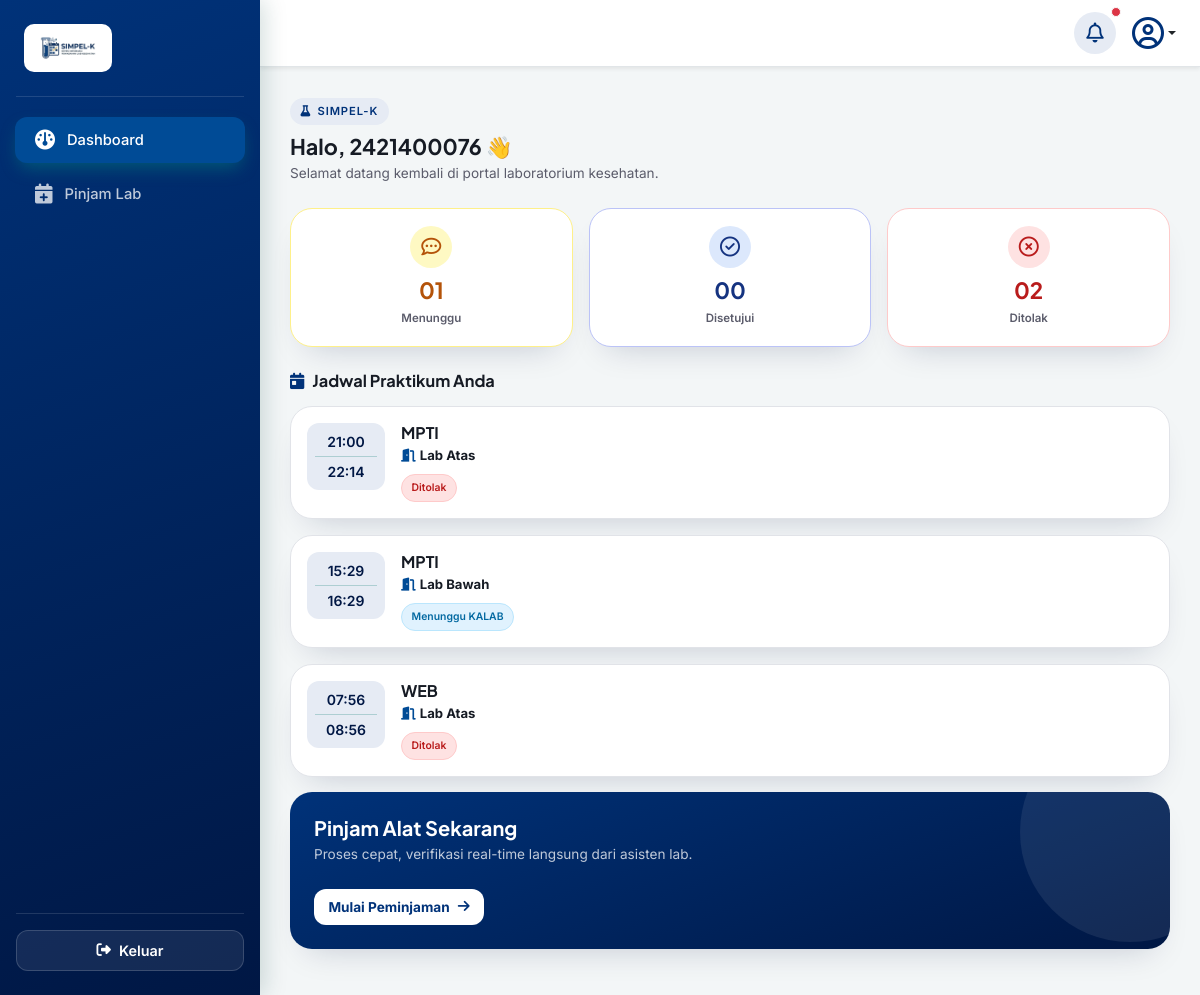
Page /mahasiswa/dashboard/ (signed in) on the earlier database version.
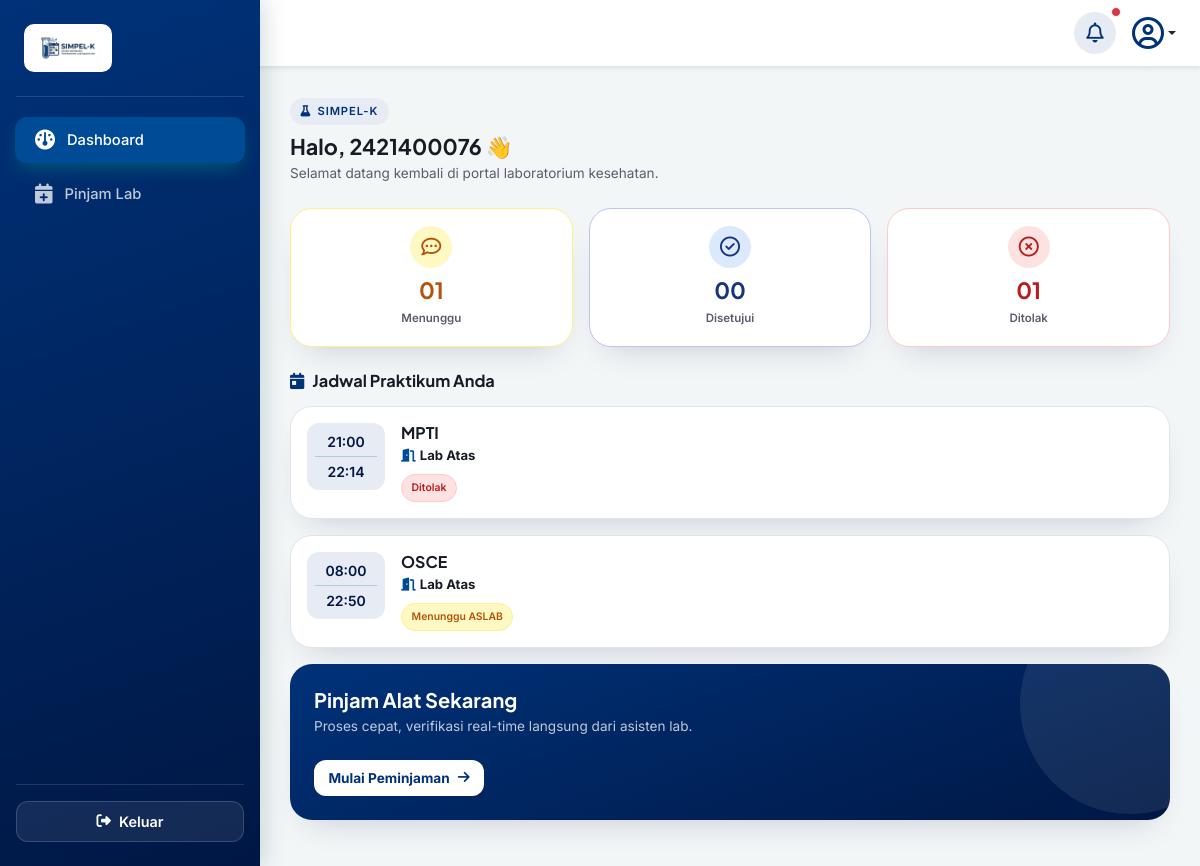
Same page on the later database version.
### core_auth/models.py (models this page shows, shortened)
class User(AbstractUser):
    ROLE_CHOICES = [
        ('mahasiswa', 'Mahasiswa/PJMK'),
        ('aslab', 'Asisten Laboratorium'),
        ('kaleb', 'Kepala Laboratorium'),
    ]
    role = models.CharField(max_length=20, choices=ROLE_CHOICES, default='mahasiswa')
    nim = models.CharField(max_length=20, blank=True, null=True, unique=True)
    prodi = models.CharField(max_length=50, blank=True, null=True)
    no_hp = models.CharField(max_length=15, blank=True, null=True)

class Peminjaman(models.Model):
    STATUS_CHOICES = [
        ('pending', 'Menunggu Validasi ASLAB'),
        ('verified', 'Menunggu Persetujuan KALAB'),
        ('disetujui', 'Disetujui / Jadwal Dikunci'),
        ('ditolak', 'Ditolak'),
        ('selesai', 'Selesai / Sudah Dikembalikan'),
    ]
    mahasiswa = models.ForeignKey(settings.AUTH_USER_MODEL, on_delete=models.CASCADE, related_name='peminjaman_mahasiswa')
    ruang_lab = models.ForeignKey(RuangLab, on_delete=models.CASCADE)
    alat_bahan = models.ForeignKey(AlatBahan, on_delete=models.PROTECT)
    keperluan = models.TextField()
    nama_dosen = models.CharField(max_length=100)
    mata_kuliah = models.CharField(max_length=100)
    tanggal_pinjam = models.DateField()
    wkt_mulai = models.TimeField()
    wkt_akhir = models.TimeField()
    status = models.CharField(max_length=20, choices=STATUS_CHOICES, default='pending')
    di_validasi_oleh = models.ForeignKey(
        settings.AUTH_USER_MODEL,
        on_delete=models.SET_NULL,
        blank=True,
        null=True,
        related_name='aslab_verifikator'
    )
    tgl_pengajuan = models.DateTimeField(auto_now_add=True)
    catatan_tolak = models.TextField(blank=True, null=True)

class RuangLab(models.Model):
    nama_ruang = models.CharField(max_length=100)
    kapasitas = models.IntegerField()
    deskripsi = models.TextField(blank=True, null=True)

### mahasiswa/views.py (the view)
# urls.py: path('dashboard/', views.dashboard_view, name='dashboard'),
@login_required(login_url='core_auth:login')
def dashboard_view(request):
    redirect_target = cekk_role_mahasiswa(request.user)
    if redirect_target:
        return redirect(redirect_target)
    jadwal_mahasiswa = Peminjaman.objects.filter(mahasiswa=request.user).order_by('-tanggal_pinjam')
    total_menunggu = Peminjaman.objects.filter(mahasiswa=request.user, status__in=['pending', 'verified']).count()
    total_disetujui = Peminjaman.objects.filter(mahasiswa=request.user, status='disetujui').count()
    total_ditolak = Peminjaman.objects.filter(mahasiswa=request.user, status='ditolak').count()
    context = {
        'jadwal_mahasiswa': jadwal_mahasiswa,
        'total_menunggu': total_menunggu,
        'total_disetujui': total_disetujui,
        'total_ditolak': total_ditolak,
    }
    return render(request, 'mahasiswa/dashboard.html', context)

### mahasiswa/views.py (called while the page is built)
def cekk_role_mahasiswa(user):
    username_lower = user.username.lower()
    if 'aslab' in username_lower or user.groups.filter(name__iexact='ASLAB').exists() or getattr(user, 'role', '').upper() == 'ASLAB':
        return 'aslab:dashboard'
    if 'kalab' in username_lower or user.groups.filter(name__iexact='KALAB').exists() or getattr(user, 'role', '').upper() == 'KALAB':
        return 'kalab:dashboard'
    return None

### mahasiswa/templates/mahasiswa/dashboard.html (shortened to what this page needs)
{% extends 'base/base_mahasiswa.html' %}
{% load static %}
{% block content %}
<div class="dashboard-mhs">
    <div class="mb-4">
        <span class="welcome-eyebrow"><i class="fa-solid fa-flask"></i> Simpel-K</span>
        <h3 class="welcome-title">Halo, {{ request.user.first_name|default:request.user.username }} 👋</h3>
        <p class="welcome-subtitle mb-0">Selamat datang kembali di portal laboratorium kesehatan.</p>
    </div>
    <div class="row g-3 mb-4 text-center">
        <div class="col-4">
            <div class="stat-card stat-card--pending">
                <div class="stat-icon">
                    <i class="fa-regular fa-comment-dots fs-5"></i>
                </div>
                <h3 class="stat-number">{{ total_menunggu|stringformat:"02d" }}</h3>
                <span class="stat-label">Menunggu</span>
            </div>
        </div>
        <div class="col-4">
            <div class="stat-card stat-card--approved">
                <div class="stat-icon">
                    <i class="fa-regular fa-circle-check fs-5"></i>
                </div>
                <h3 class="stat-number">{{ total_disetujui|stringformat:"02d" }}</h3>
                <span class="stat-label">Disetujui</span>
            </div>
        </div>
        <div class="col-4">
            <div class="stat-card stat-card--rejected">
                <div class="stat-icon">
                    <i class="fa-regular fa-circle-xmark fs-5"></i>
                </div>
                <h3 class="stat-number">{{ total_ditolak|stringformat:"02d" }}</h3>
                <span class="stat-label">Ditolak</span>
            </div>
        </div>
    </div>
    <div class="d-flex justify-content-between align-items-center mb-3">
        <h5 class="section-heading mb-0"><i class="fa-solid fa-calendar-day me-2"></i>Jadwal Praktikum Anda</h5>
    </div>
    {% for jadwal in jadwal_mahasiswa %}
    <div class="jadwal-card">
        <div class="d-flex align-items-start gap-3">
            <div class="jam-widget">
                <div class="fw-semibold small">{{ jadwal.wkt_mulai|time:"H:i" }}</div>
                <div class="divider-line"></div>
                <div class="fw-semibold small">{{ jadwal.wkt_akhir|time:"H:i" }}</div>
            </div>
            <div class="flex-grow-1">
                <h6 class="mk-title">{{ jadwal.mata_kuliah }}</h6>
                <p class="ruang-info mb-2 d-flex align-items-center gap-1">
                    <i class="fa-solid fa-door-open"></i>
                    <strong>{{ jadwal.ruang_lab.nama_ruang }}</strong>
                </p>
                <div class="d-flex gap-2 flex-wrap align-items-center">
                    {% if jadwal.status == 'pending' %}
                    <span class="badge-status badge-status--wait-aslab">Menunggu ASLAB</span>
                    {% elif jadwal.status == 'verified' %}
                    <span class="badge-status badge-status--wait-kalab">Menunggu KALAB</span>
                    {% elif jadwal.status == 'disetujui' %}
                    <span class="badge-status badge-status--approved">Disetujui</span>
                    {% elif jadwal.status == 'pengembalian_diajukan' %}
                    <span class="badge-status badge-status--return">Proses Pengembalian</span>
                    {% elif jadwal.status == 'ditolak' %}
                    <span class="badge-status badge-status--rejected">Ditolak</span>
                    {% elif jadwal.status == 'selesai' %}
                    <span class="badge-status badge-status--done">Selesai</span>
                    {% endif %}
                </div>
            </div>
        </div>
    </div>
    {% empty %}
    <div class="empty-jadwal mb-4">
        <i class="fa-solid fa-calendar-xmark fs-2 mb-2"></i>
        <p class="small mb-0">Belum ada pengajuan jadwal praktikum di Lab Atas maupun Lab Bawah.</p>
    </div>
    {% endfor %}
    <div class="cta-banner mb-3">
        <div class="position-relative z-1">
            <h5 class="fw-bold mb-1">Pinjam Alat Sekarang</h5>
            <p class="cta-desc mb-4">Proses cepat, verifikasi real-time langsung dari asisten lab.</p>
            <a href="{% url 'mahasiswa:pinjam_lab' %}" class="btn-cta">
                Mulai Peminjaman <i class="fa-solid fa-arrow-right"></i>
            </a>
        </div>
    </div>
</div>
{% endblock %}

### templates/base/base_mahasiswa.html (shortened to what this page needs)
{% load static %}
<!DOCTYPE html>
<html lang="id">
<head>
    <link href="https://cdn.jsdelivr.net/npm/bootstrap@5.3.2/dist/css/bootstrap.min.css" rel="stylesheet">
    <link rel="stylesheet" href="https://cdnjs.cloudflare.com/ajax/libs/font-awesome/6.4.2/css/all.min.css">
</head>
<body>
    <div class="sidebar d-flex flex-column justify-content-between py-4" id="sidebarMenu">
        <div>
            <div class="px-4 mb-4 text-white d-flex align-items-center justify-content-between">
                <div class="d-flex align-items-center gap-2">
                    <img src="{% static 'images/logo.png' %}" alt="Logo TATA LAB" style="height: 48px; width: auto; object-fit: contain; border-radius: 10px;">
                </div>
            </div>
            <hr class="text-white-50 mx-3">
            <ul class="nav nav-pills flex-column mb-auto">
                <li class="nav-item">
                    <a href="{% url 'mahasiswa:dashboard' %}"
                        class="nav-link {% if request.resolver_match.view_name == 'mahasiswa:dashboard' %}active{% endif %}">
                        <i class="fa-solid fa-gauge fs-5"></i> Dashboard
                    </a>
                </li>
                <li class="nav-item">
                    <a href="{% url 'mahasiswa:pinjam_lab' %}"
                        class="nav-link {% if request.resolver_match.view_name == 'mahasiswa:pinjam_lab' %}active{% endif %}">
                        <i class="fa-solid fa-calendar-plus fs-5"></i> Pinjam Lab
                    </a>
                </li>
            </ul>
        </div>
        <div class="px-3">
            <hr class="text-white-50 mb-3">
            <a href="/auth/logout/" class="btn-logout">
                <i class="fa-solid fa-right-from-bracket"></i> Keluar
            </a>
        </div>
    </div>
    <div class="main-content">
        <div class="top-header-bar d-flex align-items-center justify-content-between shadow-sm">
            <div class="d-flex align-items-center gap-3">
                <button class="btn btn-icon rounded-circle p-2 position-relative" type="button">
                    <i class="fa-regular fa-bell fs-5"></i>
                    <span class="position-absolute top-0 start-100 translate-middle p-1 bg-danger border border-light rounded-circle"></span>
                </button>
                <div class="dropdown">
                    <a href="#" class="d-flex align-items-center text-dark text-decoration-none dropdown-toggle" id="dropdownUser" data-bs-toggle="dropdown" aria-expanded="false">
                        <i class="fa-regular fa-circle-user fs-2"></i>
                    </a>
                </div>
            </div>
        </div>
        {% block content %}
        {% endblock %}
    </div>
</body>
</html>

### templates/base/base_mahasiswa.html (style rules this page uses)
:root { --teal-900: #001744; --teal-700: #003279; --teal-600: #004b96; --teal-050: #e6ebf4; --ink: #16241f; --ink-muted: #5b626b; --line: #e1e5e8; --paper: #ffffff; --bg: #f3f6f7; --radius-lg: 22px; --radius-md: 12px; --shadow-card: 0 16px 34px -18px rgba(0, 68, 60, 0.22); }
body { background-color: var(--bg); font-family: 'Inter', system-ui, sans-serif; overflow-x: hidden; color: var(--ink); }
h1, h2, h3, h4, h5, h6 { font-family: 'Plus Jakarta Sans', 'Inter', sans-serif; }
.sidebar { position: fixed; top: 0; bottom: 0; left: 0; z-index: 1040; width: 260px; background: linear-gradient(160deg, var(--teal-700) 0%, var(--teal-900) 100%); box-shadow: 4px 0 22px rgba(0, 68, 60, 0.18); transition: transform 0.3s ease; }
.sidebar .nav-link { font-weight: 500; font-size: .92rem; color: rgba(255, 255, 255, 0.75); padding: 12px 20px; margin: 4px 15px; border-radius: var(--radius-md); display: flex; align-items: center; gap: 12px; transition: all 0.2s; }
.sidebar .nav-link.active { color: #fff; background: var(--teal-600); box-shadow: 0 8px 18px -4px rgba(0, 150, 136, 0.45); }
.btn-logout { background-color: rgba(255, 255, 255, 0.08); border: 1px solid rgba(255, 255, 255, 0.16); color: #fff; font-weight: 600; font-size: .9rem; padding: .55rem; border-radius: var(--radius-md); display: flex; align-items: center; justify-content: center; gap: .5rem; width: 100%; transition: background-color .18s ease, border-color .18s ease; text-decoration: none; }
.main-content { margin-left: 260px; padding: 30px; min-height: 100vh; transition: margin-left 0.3s ease; }
.top-header-bar { background-color: var(--paper); border-bottom: 1px solid var(--line); padding: 12px 24px; margin: -30px -30px 30px -30px; }
.top-header-bar .btn-icon { background-color: var(--teal-050); color: var(--teal-700); border: none; width: 42px; height: 42px; display: inline-flex; align-items: center; justify-content: center; padding: 0; transition: background-color .15s ease; }
#dropdownUser i { color: var(--teal-700) !important; }

Differences in the rows shown:
removed Peminjaman: wkt_mulai "15:29", wkt_akhir "16:29", mata_kuliah "MPTI", ruang_lab.nama_ruang "Lab Bawah", status "Menunggu KALAB"
removed Peminjaman: wkt_mulai "07:56", wkt_akhir "08:56", mata_kuliah "WEB", ruang_lab.nama_ruang "Lab Atas", status "Ditolak"
added Peminjaman: wkt_mulai "08:00", wkt_akhir "22:50", mata_kuliah "OSCE", ruang_lab.nama_ruang "Lab Atas", status "Menunggu ASLAB"
Other differences:
{{ total_ditolak|stringformat:"02d" }}: "02" → "01"
